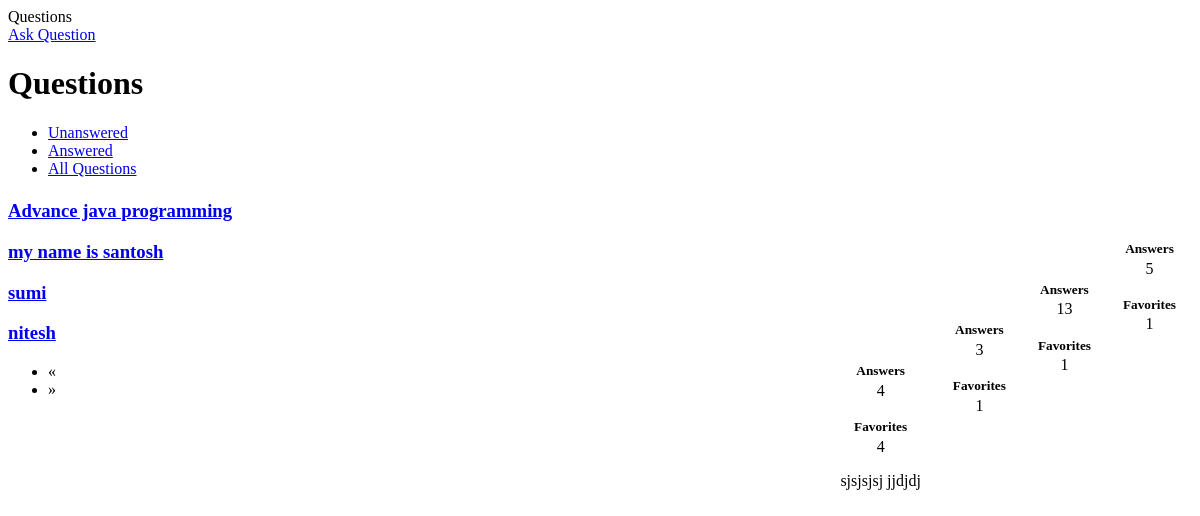
The app's page /question/all/, older data.
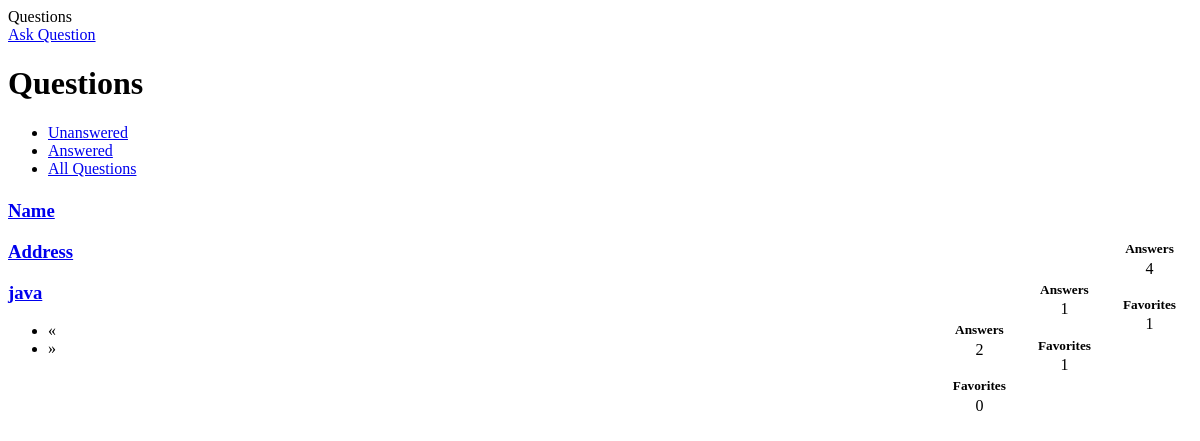
The same page, newer data.
### question/models.py (models this page shows, shortened)
class Question(models.Model):
	user = models.ForeignKey(User)
	title = models.CharField(max_length=255)
	description = models.TextField(max_length=2000)
	create_date = models.DateTimeField(auto_now_add=True)
	update_date = models.DateTimeField(auto_now_add=True)
	favorites = models.IntegerField(default=0)
	has_accepted_answer = models.BooleanField(default=False)
	follows=models.ManyToManyField(User,related_name="follows")
	class Meta:
		verbose_name='Question'
		verbose_name_plural='Questions'
		ordering=('create_date',)
	def get_tags(self):
		return Tag.objects.filter(question=self)
	def get_answers_count(self):
		return Answer.objects.filter(question=self).count()

class Tag(models.Model):
    tag = models.CharField(max_length=50)
    question = models.ForeignKey(Question)
    class Meta:
    	verbose_name = 'Tag'
    	verbose_name_plural = 'Tags'
    	unique_together = (('tag', 'question'),)
    	index_together = [('tag', 'question'), ]
    def __str__(self):
    	return self.tag

### question/views.py (the view)
def all(request):
	questions = Question.objects.all()
	return _questions(request, questions, 'all')

### question/views.py (called while the page is built)
def _questions(request, questions, active):
	paginator = Paginator(questions, 10)
	page = request.GET.get('page')
	try:
		questions = paginator.page(page)
	except PageNotAnInteger:
		questions = paginator.page(1)
	except EmptyPage:
		questions = paginator.page(paginator.num_pages)
	return render(request, 'questions/questions.html', {'questions': questions,'active': active})

### question/templates/questions/questions.html (shortened to what this page needs)
{% load staticfiles %}
{% load i18n %}
{% block head %}
  <link href="{% static 'css/questions.css' %}" rel="stylesheet">
{% endblock head %}
{% block main %}
  <div class="page-header">
    <a href="{% url 'quen' %}" class="btn btn-primary pull-right">
       {% trans "Ask Question" %}
    </a>
    <h1>{% trans "Questions" %}</h1>
  </div>
  <div class="questions">
    <ul class="nav nav-tabs" style="margin-bottom: 1.4em">
      <li{% if active == 'unanswered' %} class="active"{% endif %}><a href="{% url 'unanswered' %}">{% trans "Unanswered" %}</a></li>
      <li{% if active == 'answered' %} class="active"{% endif %}><a href="{% url 'answered' %}">{% trans "Answered" %}</a></li>
      <li{% if active == 'all' %} class="active"{% endif %}><a href="{% url 'all' %}">{% trans "All Questions" %}</a></li>
    </ul>
    {% for question in questions %}
      {% include 'questions/partial_question.html' with question=question %}
    {% empty %}
      <h4 class="no-data">{% trans "No question to display" %}</h4>
    {% endfor %}
    {% include 'paginator.html' with paginator=question %}
  </div>
{% endblock main %}

### question/templates/questions/partial_question.html (shortened to what this page needs)
{% load humanize %}
<div class="panel panel-default question" question-id="{{ question.id }}">
  <div class="panel-heading">
    <h3 class="panel-title">
      <a href="{% url 'question' question.pk %}">{{ question.title }}</a>
    </h3>
  </div>
  <div class="panel-body clearfix">
    <div class="question-info">
      <div class="info">
        <h5> Answers</h5>
        <span>{{ question.get_answers_count }}</span>
      </div>
      <div class="info">
        <h5> Favorites</h5>
        <span>{{ question.favorites }}</span>
      </div>
    {% if question.get_tags %}
      <p>
        {% for tag in question.get_tags %}
          <span class="label label-primary">{{ tag }}</span>
        {% endfor %}
      </p>
    {% endif %}
  </div>
</div>

### question/templates/paginator.html (shortened to what this page needs)
<ul class="pagination">
  {% if paginator.has_previous %}
    <li><a href="?page={{ paginator.previous_page_number }}">&laquo;</a></li>
  {% else %}
    <li class="disabled"><span>&laquo;</span></li>
  {% endif %}
  {% if paginator.has_next %}
    <li><a href="?page={{ paginator.next_page_number }}">&raquo;</a></li>
  {% else %}
    <li class="disabled"><span>&raquo;</span></li>
  {% endif %}
</ul>

### question/static/css/questions.css (style rules this page uses)
.questions { margin-top: 1em; }
.questions .pagination { margin: 0; }
.question-info { text-align: center; float: right; padding: 0 1em; }
.question-info h5 { margin: 0; margin-bottom: .2em; }
.question-info .info:first-child { margin-bottom: 1.2em; }

Row changes from the older to the newer data that the page shows:
removed Question: title "Advance java programming", get_answers_count "5", favorites "1"
removed Question: title "my name is santosh", get_answers_count "13", favorites "1"
removed Question: title "sumi", get_answers_count "3", favorites "1"
removed Question: title "nitesh", get_answers_count "4", favorites "4"
removed Tag: tag "sjsjsjsj"
removed Tag: tag "jjdjdj"
added Question: title "Name", get_answers_count "4", favorites "1"
added Question: title "Address", get_answers_count "1", favorites "1"
added Question: title "java", get_answers_count "2", favorites "0"
